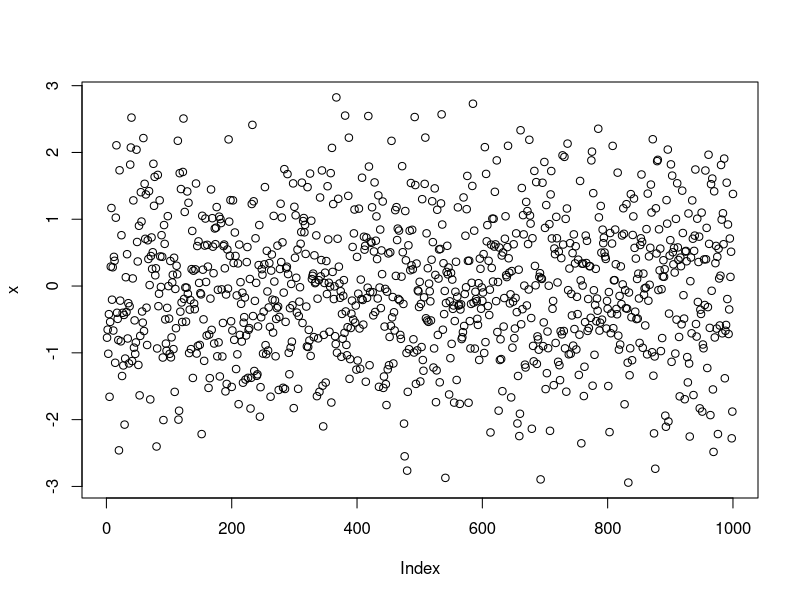
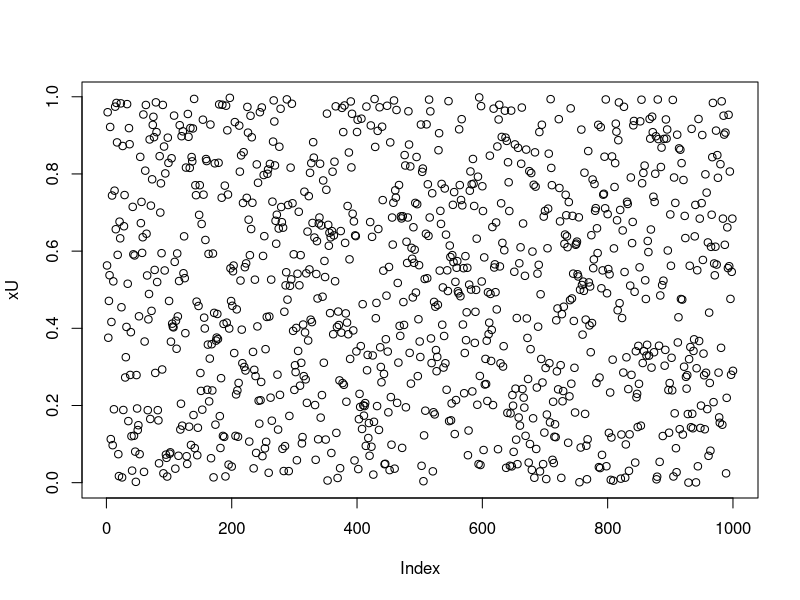
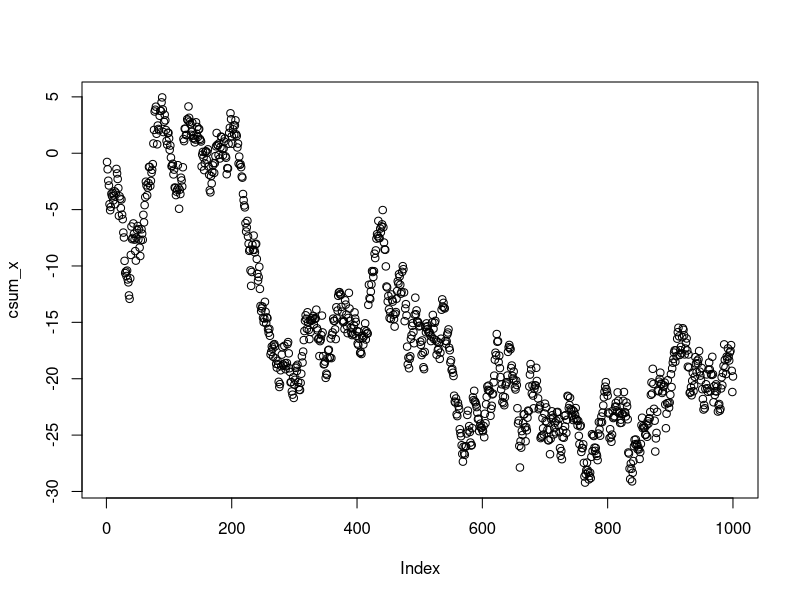
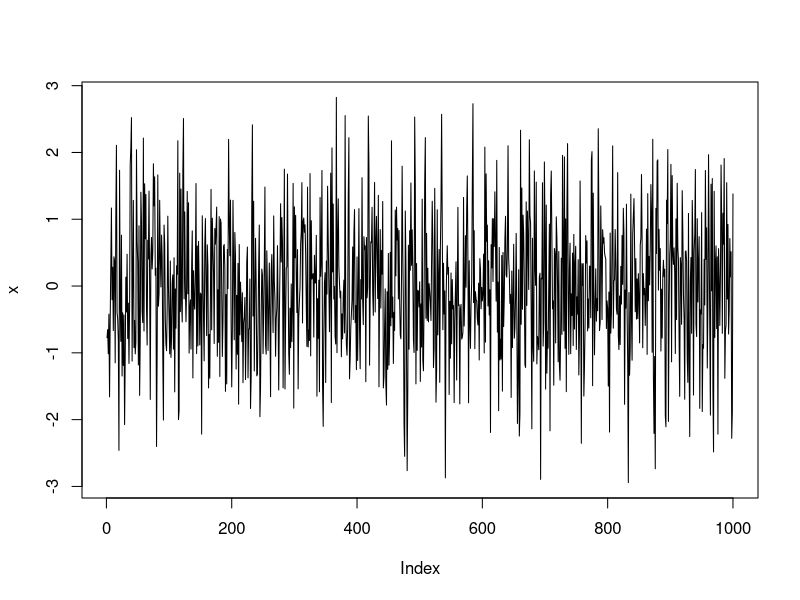
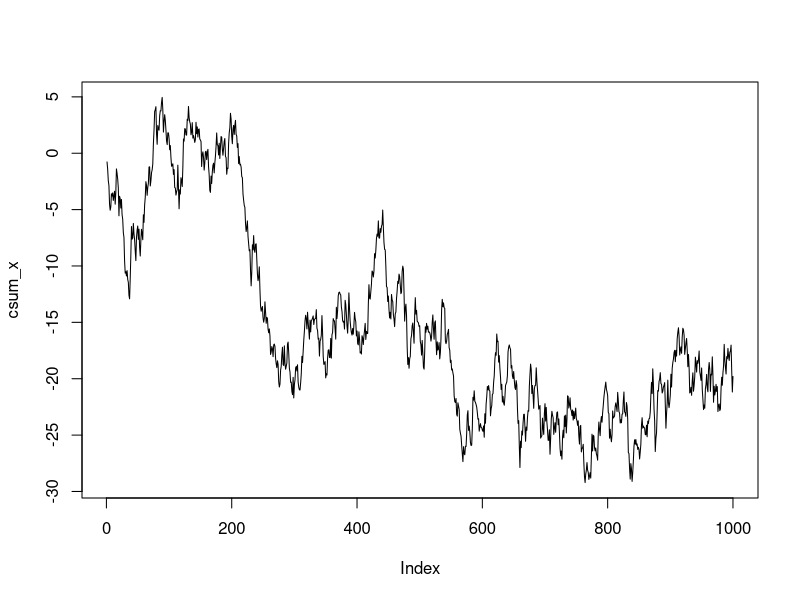
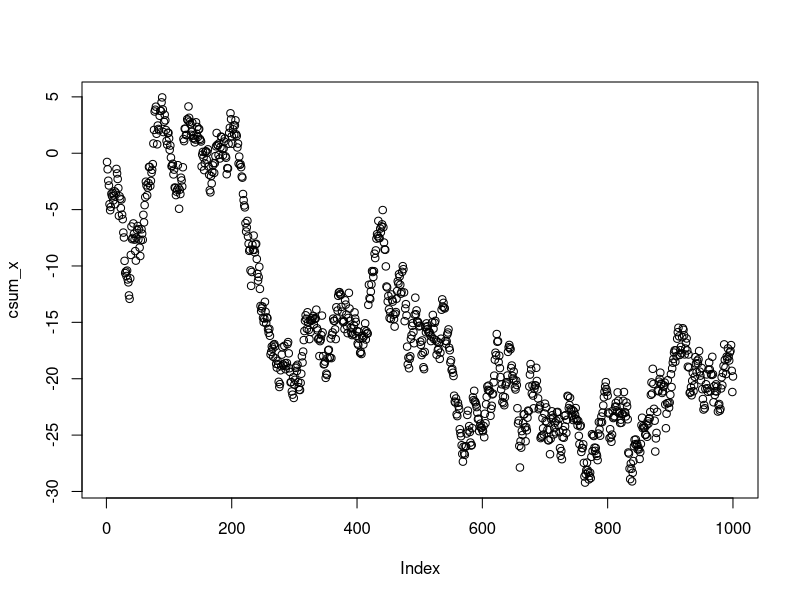
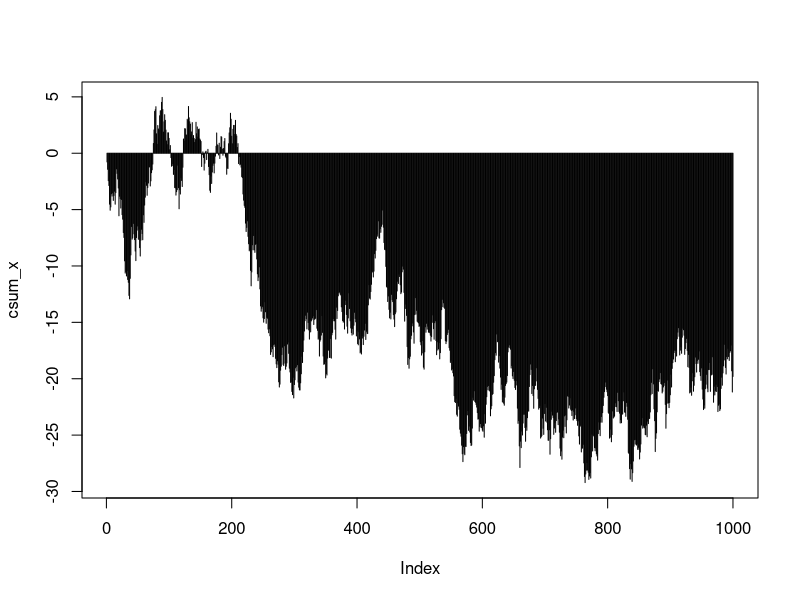
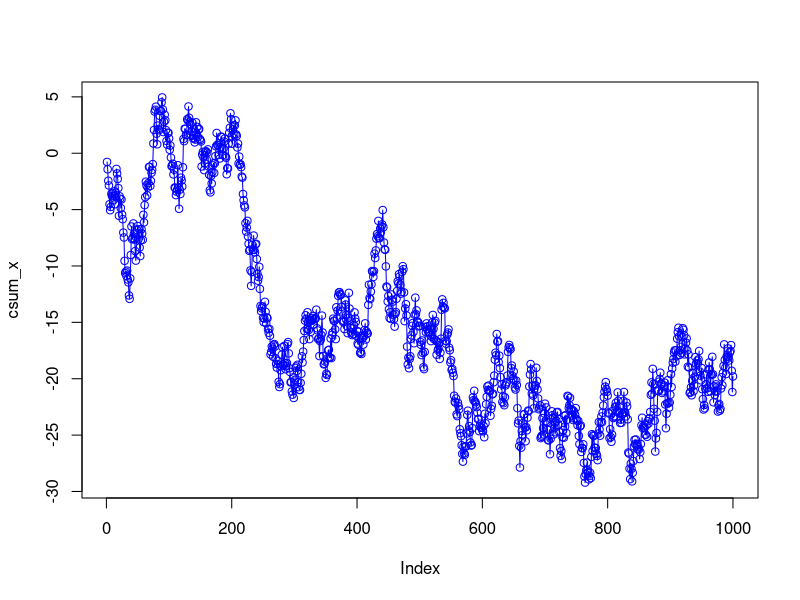

R code for these plots, in order:
x <- rnorm(1000)
xU <- runif(1000)
csum_x <- cumsum(x)
plot(x)
plot(xU)
plot(csum_x) # Random Walk
plot(x,type='l')
plot(csum_x,type='l') # Lines
plot(csum_x,type='p') # Point 
plot(csum_x,type='h') # Histogram
plot(csum_x,type='o',col='blue') # Points and Lines
plot(csum_x,type='s') # Steps
plot(rnorm(10),type='s') # Steps

csum_y <- cumsum(rnorm(1000))
csum_z <- cumsum(rnorm(1000))
random_data <- cbind(csum_x,csum_y,csum_z)
plot(csum_x,type='l',col='blue',ylim=c(min(random_data),max(random_data)))
lines(csum_y,col='green')
lines(csum_z,col='red')
points(rowMeans(random_data),col='yellow')